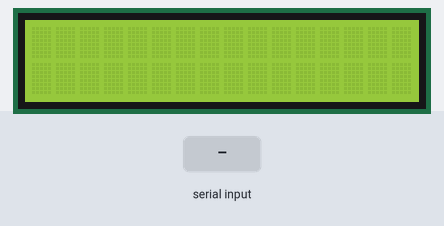
A sketch run on a simulated Arduino Uno, built with avr-gcc and run on an emulated ATmega328P. On the bench: 16×2 character LCD. Inputs (shaded band) come from the test bench. What the sketch prints to the serial monitor is not drawn.

Above: at 1.2 s.
1.3 s: "1" received over Serial
At 3.5 s:
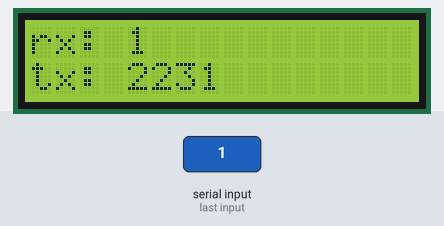
3.8 s: "0" received over Serial
At 5.5 s:
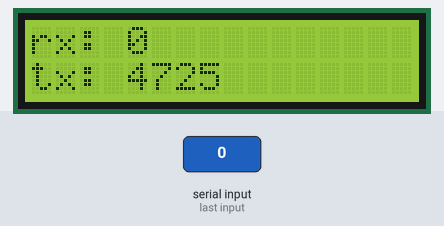
6.3 s: "2" received over Serial
At 8.5 s:
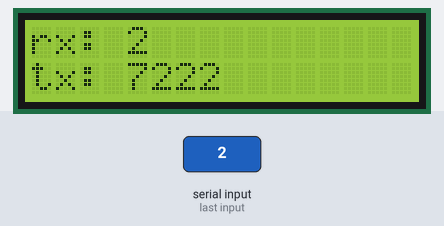
Timing chart, 0 to 10.0 s (numbered marks = the images above; inputs shaded):
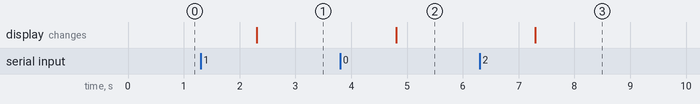

Measured:
- after the input at 1.3 s, the display: changes after 1.0 s (image 1)
- after the input at 3.8 s, the display: changes after 1.0 s (image 2)
- after the input at 6.3 s, the display: changes after 1.0 s (image 3)

The sketch:

Read.ino
```cpp
#include <LiquidCrystal.h>

unsigned long myTime;
const int rs = 12, en = 11, d4 = 37, d5 = 35, d6 = 33, d7 = 31;
LiquidCrystal lcd(rs, en, d4, d5, d6, d7);

void setup() {
  Serial.begin(9600);
  lcd.begin(16, 2);
}

void loop() {
  myTime = millis();

  if (Serial.available() > 0 ) {

       lcd.setCursor(0, 0);
       String str = Serial.readString();
       lcd.print( "rx: "  + str  );

       lcd.setCursor(0, 1);
       Serial.println( myTime);                   // Send Time Back to USB
       lcd.print( "tx: "  + String( myTime )  ); // Set a new Time
  }
}
```
